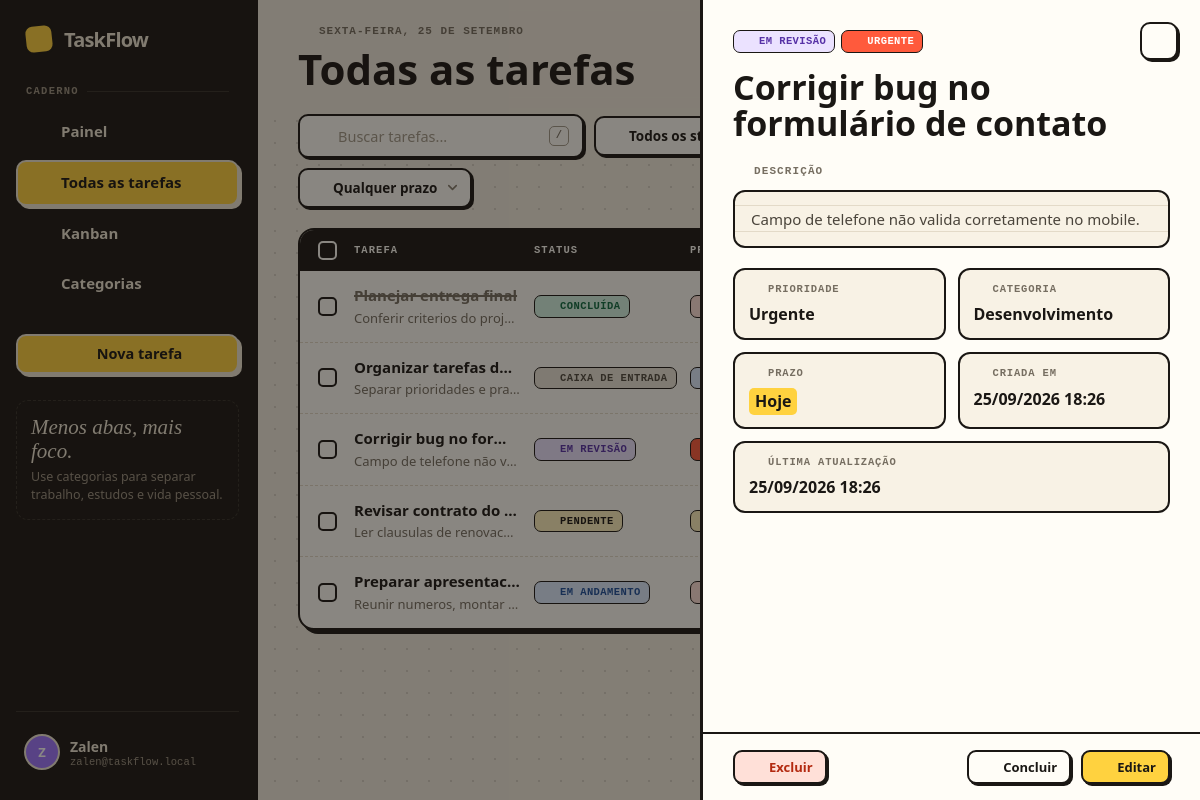
The app's page /tasks.php?action=view&id=3 (signed in) with its own data.
### tables this page shows
CREATE TABLE users (
    id INT UNSIGNED NOT NULL AUTO_INCREMENT,
    username VARCHAR(50) NOT NULL,
    email VARCHAR(255) NULL,
    name VARCHAR(100) NOT NULL,
    profile VARCHAR(100) NOT NULL DEFAULT 'Freelancer / Criador',
    password_hash VARCHAR(255) NOT NULL,
    created_at TIMESTAMP NOT NULL DEFAULT CURRENT_TIMESTAMP,
    PRIMARY KEY (id),
    UNIQUE KEY uq_users_username (username),
    UNIQUE KEY uq_users_email (email)
);

CREATE TABLE tasks (
    id BIGINT UNSIGNED NOT NULL AUTO_INCREMENT,
    user_id INT UNSIGNED NOT NULL,
    title VARCHAR(120) NOT NULL,
    description TEXT NULL,
    category VARCHAR(60) NULL,
    status ENUM('inbox','pending','progress','review','done') NOT NULL DEFAULT 'inbox',
    priority ENUM('low','normal','high','urgent') NOT NULL DEFAULT 'normal',
    due_date DATE NULL,
    created_at TIMESTAMP NOT NULL DEFAULT CURRENT_TIMESTAMP,
    updated_at TIMESTAMP NOT NULL DEFAULT CURRENT_TIMESTAMP ON UPDATE CURRENT_TIMESTAMP,
    PRIMARY KEY (id),
    KEY idx_tasks_user_status (user_id, status),
    KEY idx_tasks_user_due (user_id, due_date),
    KEY idx_tasks_user_category (user_id, category),
    KEY idx_tasks_user_updated (user_id, updated_at),
    CONSTRAINT fk_tasks_user FOREIGN KEY (user_id) REFERENCES users(id) ON DELETE CASCADE
);

### tasks.php (the view, shortened to what the rows shown need)
<?php
require_once __DIR__ . '/includes/bootstrap.php';
$user = require_auth();
$uid = (int)$user['id'];
$view = (string)($_GET['view'] ?? 'list');
$where = ['user_id = :uid']; $params = ['uid'=>$uid];
$order = $view === 'category' ? "ORDER BY category ASC, due_date IS NULL, due_date ASC, updated_at DESC" : 'ORDER BY updated_at DESC, id DESC';
$stmt = db()->prepare('SELECT id,user_id,title,description,category,status,priority,due_date,created_at,updated_at FROM tasks WHERE ' . implode(' AND ', $where) . ' ' . $order);
$stmt->execute($params); $tasks = $stmt->fetchAll(); $categories = user_categories($uid);
$grouped = [];
$editTask = null; $detailTask = null; $modalOpen = ($_GET['action'] ?? '') === 'new';
if (($_GET['action'] ?? '') === 'view' && !empty($_GET['id'])) $detailTask = find_user_task($uid, (int)$_GET['id']);
$pageTitle = $view === 'category' ? 'Categorias' : 'Todas as tarefas'; $activePage = $view === 'category' ? 'categories' : 'tasks';
include __DIR__ . '/includes/header.php';
?>
<?php
function cat_color(string $name): string {
    $palette = ['var(--yellow)','var(--sky)','var(--lilac)','var(--mint)','var(--red)','#ff8fc7','#ff9f1c'];
    return $palette[abs(crc32(lower_text($name))) % count($palette)];
}
function due_label(?string $date, string $status): string {
    if (empty($date)) return '—';
    return due_class($date, $status) === 'today' ? 'Hoje' : date('d/m/Y', strtotime($date));
}
function due_css(?string $date, string $status): string {
    return ['overdue'=>'due-late','today'=>'due-today'][due_class($date, $status)] ?? '';
}
$closeHref = $view === 'category' ? 'tasks.php?view=category' : 'tasks.php';
?>
<?php if ($view === 'category'): ?>
    <?php if (!$grouped): ?><div class="tasklist"><div class="empty"><div class="ic-big"><?=icon('tag')?></div><h3>Nenhuma categoria encontrada</h3><p>Crie uma tarefa com categoria para ela aparecer aqui.</p><a class="btn btn-primary" style="margin-top:20px" href="tasks.php?action=new"><?=icon('plus','sm')?>Nova tarefa</a></div></div><?php endif; ?>
    <div class="cat-grid">
    <?php foreach($grouped as $categoryName => $categoryTasks):
        $categoryName = (string)$categoryName;
        $catTotal = count($categoryTasks);
        $catDone = count(array_filter($categoryTasks, fn($t) => $t['status'] === 'done'));
        $catPct = $catTotal ? (int)round($catDone / $catTotal * 100) : 0; ?>
        <section class="cat-group open" style="--c:<?=cat_color($categoryName)?>">
            <div class="cat-head">
                <div class="l"><span class="cat-swatch"><?=e(strtoupper(first_char($categoryName)))?></span><div><span class="name"><?=e($categoryName)?></span><span class="count"><?=$catTotal?> tarefa<?=$catTotal===1?'':'s'?> · <?=$catPct?>% feito</span></div></div>
                <a class="panel-link" href="tasks.php?category=<?=e(urlencode($categoryName==='Sem categoria'?'__none__':$categoryName))?>">Ver<?=icon('arrow-right')?></a>
            </div>
            <div class="cat-progress"><i style="width:<?=$catPct?>%"></i></div>
            <div class="cat-body"><?php foreach($categoryTasks as $task): ?><a class="cat-task" href="tasks.php?view=category&action=view&id=<?=e($task['id'])?>"><span class="tt"><?=e($task['title'])?></span><?=status_pill($task['status'])?></a><?php endforeach; ?></div>
        </section>
    <?php endforeach; ?>
    </div>
<?php else: ?>
<form method="post" data-bulk>
    <div class="tasklist">
        <?php foreach($tasks as $task): $dueCss = due_css($task['due_date'] ?? null, $task['status']); $catName = trim((string)($task['category'] ?? '')); ?>
            <div class="trow <?=$task['status']==='done'?'is-done':''?>" data-task-row>
                <div><input type="checkbox" class="row-check" name="ids[]" value="<?=e($task['id'])?>" aria-label="Selecionar tarefa"></div>
                <div class="title-cell"><a class="tt" href="tasks.php?action=view&id=<?=e($task['id'])?>"><?=e($task['title'])?></a><div class="dd"><?=e(truncate_text((string)($task['description'] ?? ''), 80) ?: 'Sem descrição')?></div></div>
                <div class="col-status"><?=status_pill($task['status'])?></div>
                <div class="col-pri"><?=priority_pill($task['priority'])?></div>
                <div class="col-cat"><span class="cat-tag <?=$catName===''?'none':''?>" style="--c:<?=cat_color($catName ?: 'Sem categoria')?>"><i></i><span><?=e($catName ?: 'Sem categoria')?></span></span></div>
                <div class="col-due"><span class="due-cell <?=$dueCss?>"><?=icon('calendar')?><?=e(due_label($task['due_date'] ?? null, $task['status']))?></span></div>
                <div class="row-actions"><a class="row-open" href="tasks.php?action=view&id=<?=e($task['id'])?>" aria-label="Abrir tarefa" title="Abrir"><?=icon('arrow-right')?></a></div>
            </div>
        <?php endforeach; ?>
    </div>
</form>
<?php endif; ?>
<?php if ($detailTask): $dDue = due_css($detailTask['due_date'] ?? null, $detailTask['status']); ?>
<div class="overlay show" id="overlayDetail" data-close-href="<?=e($closeHref)?>">
    <div class="sidepanel" role="dialog" aria-modal="true">
        <a class="panel-close" href="<?=e($closeHref)?>" aria-label="Fechar"><?=icon('x')?></a>
        <div style="display:flex;gap:6px;flex-wrap:wrap"><?=status_pill($detailTask['status'])?><?=priority_pill($detailTask['priority'])?></div>
        <h2 style="margin-top:16px"><?=e($detailTask['title'])?></h2>
        <div class="panel-eyebrow"><?=icon('pencil')?>Descrição</div>
        <div class="desc-block <?=empty($detailTask['description'])?'muted':''?>"><?=nl2br(e($detailTask['description'] ?: 'Sem descrição adicionada.'))?></div>
        <div class="detail-grid">
            <div class="d"><div class="k"><?=icon('flag')?>Prioridade</div><div class="v"><?=e(priorities()[$detailTask['priority']])?></div></div>
            <div class="d"><div class="k"><?=icon('tag')?>Categoria</div><div class="v"><?=e($detailTask['category'] ?: 'Sem categoria')?></div></div>
            <div class="d"><div class="k"><?=icon('calendar')?>Prazo</div><div class="v <?=$dDue?>"><?=e(due_label($detailTask['due_date'] ?? null, $detailTask['status']))?></div></div>
            <div class="d"><div class="k"><?=icon('clock')?>Criada em</div><div class="v"><?=e(date('d/m/Y H:i', strtotime($detailTask['created_at'])))?></div></div>
            <div class="d" style="grid-column:1/3"><div class="k"><?=icon('rotate')?>Última atualização</div><div class="v"><?=e(date('d/m/Y H:i', strtotime($detailTask['updated_at'])))?></div></div>
        </div>
        <div class="panel-foot">
            <button class="btn btn-danger btn-sm spacer" type="button" data-delete-task="<?=e($detailTask['id'])?>" data-delete-title="<?=e($detailTask['title'])?>"><?=icon('trash','sm')?>Excluir</button>
            <?php if ($detailTask['status']==='done'): ?><form method="post"><?=csrf_field()?><input type="hidden" name="action" value="reopen"><input type="hidden" name="id" value="<?=e($detailTask['id'])?>"><button class="btn btn-ghost btn-sm" type="submit"><?=icon('rotate','sm')?>Reabrir</button></form>
            <?php else: ?><button class="btn btn-ghost btn-sm" type="button" data-quick-done="<?=e($detailTask['id'])?>"><?=icon('check','sm')?>Concluir</button><?php endif; ?>
            <a class="btn btn-primary btn-sm" href="tasks.php?action=edit&id=<?=e($detailTask['id'])?>"><?=icon('pencil','sm')?>Editar</a>
        </div>
    </div>
</div>
<?php endif; ?>
<?php include __DIR__ . '/includes/footer.php'; ?>

### includes/header.php (shortened to what the rows shown need)
<?php
$names = preg_split('/\s+/', trim((string)($user['name'] ?? 'User'))) ?: ['User'];
$initials = strtoupper(first_char($names[0] ?? 'U') . first_char($names[1] ?? ''));
$email = $user['email'] ?? $user['username'] ?? '';
?>
<!doctype html>
<html lang="pt-BR">
<head>
<?php include __DIR__ . '/head.php'; ?>
</head>
<body>
<div class="app show" data-csrf="<?=e(csrf_token())?>">
    <aside class="sidebar" id="sidebar">
        <a class="mark" href="dashboard.php"><?=brand_mark()?>TaskFlow</a>
        <div class="sidebar-foot">
            <button class="user-row" type="button" data-profile-toggle aria-haspopup="menu">
                <div class="avatar"><?=e($initials ?: 'U')?></div>
                <div><div class="user-name"><?=e($user['name'] ?? '')?></div><div class="user-mail"><?=e($email)?></div></div>
                <?=icon('chevrons','sm chev-ud')?>
            </button>
        </div>
    </aside>
    <div class="main">
        <header class="topbar">
            <div class="tb-title">
                <div>
                    <h1><?=e($pageTitle)?></h1>
                </div>
            </div>
        </header>
        <main class="content">

### includes/icons.php (shortened to what the rows shown need)
<?php
function icon(string $name, string $class = ''): string {
    $body = $paths[$name] ?? $paths['inbox'];
    $extra = $class !== '' ? ' ' . $class : '';
    return '<svg class="icon' . $extra . '" viewBox="0 0 24 24" fill="none" stroke="currentColor" stroke-width="2" stroke-linecap="round" stroke-linejoin="round" aria-hidden="true">' . $body . '</svg>';
}
function brand_mark(): string {
    return '<span class="dot">' . icon('check') . '</span>';
}

### includes/bootstrap.php (shortened to what the rows shown need)
<?php
require_once __DIR__ . '/../config/database.php';
require_once __DIR__ . '/icons.php';
function e(mixed $value): string {
    return htmlspecialchars((string)$value, ENT_QUOTES, 'UTF-8');
}
function lower_text(string $value): string {
    return function_exists('mb_strtolower') ? mb_strtolower($value, 'UTF-8') : strtolower($value);
}
function first_char(string $value): string {
    return function_exists('mb_substr') ? mb_substr($value, 0, 1, 'UTF-8') : substr($value, 0, 1);
}
function truncate_text(string $value, int $limit): string {
    if (function_exists('mb_strlen') && function_exists('mb_substr')) {
        return mb_strlen($value, 'UTF-8') > $limit ? mb_substr($value, 0, $limit - 1, 'UTF-8') . '…' : $value;
    }
    return strlen($value) > $limit ? substr($value, 0, max(0, $limit - 3)) . '...' : $value;
}
function csrf_token(): string {
    return $_SESSION['csrf'];
}
function current_user(): ?array {
    try {
        $stmt = db()->prepare('SELECT id, username, email, name, profile FROM users WHERE id = :id LIMIT 1');
        $stmt->execute(['id' => (int)$_SESSION['user_id']]);
        $user = $stmt->fetch();
        return $user ?: null;
    } catch (RuntimeException $e) {
        return null;
    }
}
function require_auth(): array {
    $user = current_user();
    return $user;
}
function statuses(): array {
    return [
        'inbox' => 'Caixa de entrada',
        'pending' => 'Pendente',
        'progress' => 'Em andamento',
        'review' => 'Em revisão',
        'done' => 'Concluída',
    ];
}
function priorities(): array {
    return [
        'low' => 'Baixa',
        'normal' => 'Normal',
        'high' => 'Alta',
        'urgent' => 'Urgente',
    ];
}
function find_user_task(int $uid, int $taskId): ?array {
    $stmt = db()->prepare(
        'SELECT id, user_id, title, description, category, status, priority, due_date, created_at, updated_at
         FROM tasks
         WHERE id = :id AND user_id = :uid
         LIMIT 1'
    );
    $stmt->execute(['id' => $taskId, 'uid' => $uid]);
    $task = $stmt->fetch();
    return $task ?: null;
}
function due_class(?string $date, string $status): string {
    if (!$date || $status === 'done') return '';
    $today = date('Y-m-d');
    if ($date === $today) return 'today';
    $limit = date('Y-m-d', strtotime('+7 days'));
    if ($date <= $limit) return 'upcoming';
    return '';
}
function status_class(string $status): string {
    return ['inbox'=>'st-inbox','pending'=>'st-pendente','progress'=>'st-andamento','review'=>'st-revisao','done'=>'st-concluida'][$status] ?? 'st-inbox';
}
function priority_class(string $priority): string {
    return ['urgent'=>'pri-urgente','high'=>'pri-alta','normal'=>'pri-media','low'=>'pri-baixa'][$priority] ?? 'pri-media';
}
function status_icon(string $status): string {
    return ['inbox'=>'inbox','pending'=>'clock','progress'=>'activity','review'=>'eye','done'=>'check-circle'][$status] ?? 'inbox';
}
function priority_icon(string $priority): string {
    return ['low'=>'arrow-down','normal'=>'minus','high'=>'arrow-up','urgent'=>'zap'][$priority] ?? 'minus';
}
function status_pill(string $status): string {
    return '<span class="pill ' . status_class($status) . '">' . icon(status_icon($status), 'xs') . e(statuses()[$status] ?? $status) . '</span>';
}
function priority_pill(string $priority): string {
    return '<span class="pill ' . priority_class($priority) . '">' . icon(priority_icon($priority), 'xs') . e(priorities()[$priority] ?? $priority) . '</span>';
}

### records on screen
users: name "Z", name "Zalen", email "zalen@taskflow.local"
tasks: title "Planejar entrega final", description "Conferir criterios do proj…", status "CONCLUÍDA"
tasks: title "Organizar tarefas d…", description "Separar prioridades e pra…", status "CAIXA DE ENTRADA"
tasks: title "Corrigir bug no for…", description "Campo de telefone não v…", status "EM REVISÃO", priority "URGENTE", title "Corrigir bug no formulário de contato", description "Campo de telefone não valida corretamente no mobile.", priority "Urgente", category "Desenvolvimento", due_date+status "Hoje", created_at "25/09/2026 18:26", updated_at "25/09/2026 18:26"
tasks: title "Revisar contrato do…", description "Ler clausulas de renovac…", status "PENDENTE"
tasks: title "Preparar apresentac…", description "Reunir numeros, montar…", status "EM ANDAMENTO"

### other values on screen
$tip[0] "Menos abas, mais foco."
$tip[1] "Use categorias para separar trabalho, estudos e vida pessoal."
format_date_long() "SEXTA-FEIRA, 25 DE SETEMBRO"
$pageTitle "Todas as tarefas"
